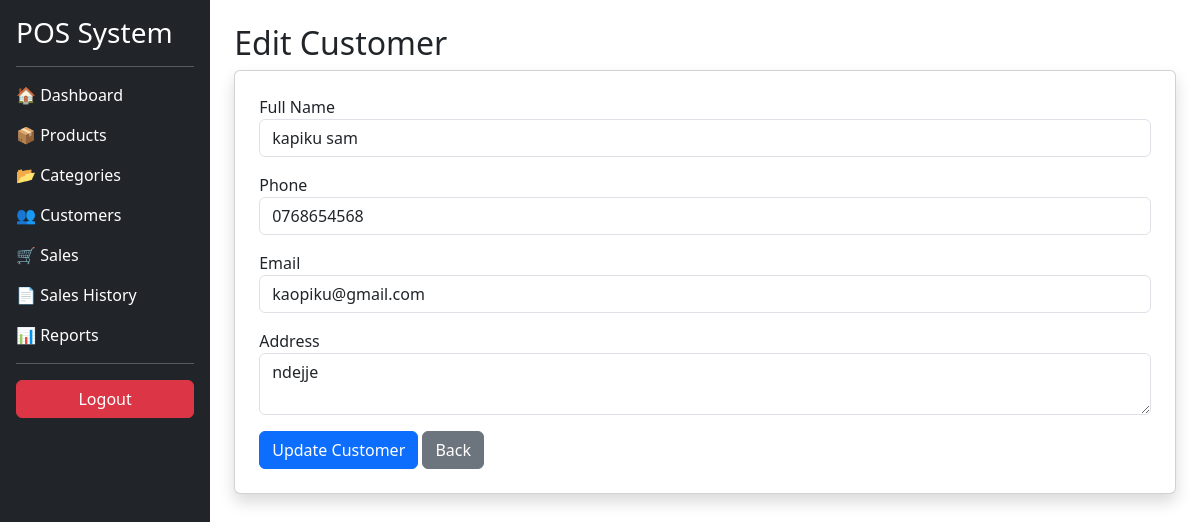
The app's page /customers/edit/2/ with its own data.
### customers/models.py (models this page shows, shortened)
class Customer(models.Model):
    full_name = models.CharField(max_length=100)
    phone = models.CharField(max_length=20)
    email = models.EmailField(blank=True, null=True)
    address = models.TextField(blank=True, null=True)
    created_at = models.DateTimeField(auto_now_add=True)

### customers/views.py (the view, shortened to what this page needs)
def edit_customer(request, id):
    customer = Customer.objects.get(id=id)
    return render(
        request,
        "edit_customer.html",
        {"customer": customer}
    )

### templates/edit_customer.html (shortened to what this page needs)
{% extends "base.html" %}
{% block content %}
<h2>Edit Customer</h2>
<div class="card shadow p-4">
<form method="POST">
    <div class="mb-3">
        <label>Full Name</label>
        <input type="text"
               name="full_name"
               value="{{ customer.full_name }}"
               class="form-control">
    </div>
    <div class="mb-3">
        <label>Phone</label>
        <input type="text"
               name="phone"
               value="{{ customer.phone }}"
               class="form-control">
    </div>
    <div class="mb-3">
        <label>Email</label>
        <input type="email"
               name="email"
               value="{{ customer.email }}"
               class="form-control">
    </div>
    <div class="mb-3">
        <label>Address</label>
        <textarea name="address"
                  class="form-control">{{ customer.address }}</textarea>
    </div>
    <button class="btn btn-primary">
        Update Customer
    </button>
    <a href="{% url 'customer_list' %}" class="btn btn-secondary">
        Back
    </a>
</form>
</div>
{% endblock %}

### records on screen
Customer: full_name "kapiku sam", phone "0768654568", email "kaopiku@gmail.com", address "ndejje"
